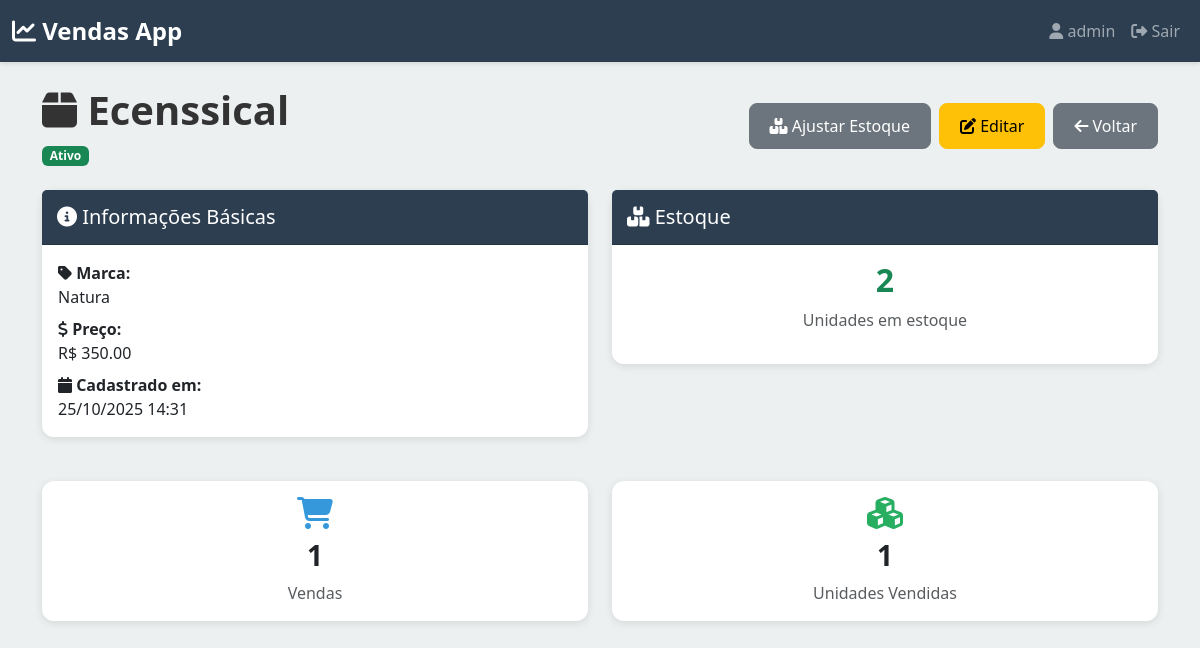
Screenshot of /produtos/1/ (signed in) with the database file from the repository.
### vendas/models.py (models this page shows, shortened)
class Product(models.Model):
    usuario = models.ForeignKey(
        User,
        on_delete=models.CASCADE,
        related_name='produtos',
        help_text="Usuário proprietário do produto"
    )
    nome = models.CharField(
        max_length=200,
        help_text="Nome do produto"
    )
    descricao = models.TextField(
        blank=True,
        null=True,
        help_text="Descrição detalhada do produto"
    )
    preco = models.DecimalField(
        max_digits=10,
        decimal_places=2,
        help_text="Preço unitário do produto"
    )
    marca = models.ForeignKey(
        Marca,
        on_delete=models.SET_NULL,
        null=True,
        blank=True,
        related_name='produtos',
        help_text="Marca do produto"
    )
    estoque = models.IntegerField(
        default=0,
        help_text="Quantidade em estoque"
    )
    ativo = models.BooleanField(
        default=True,
        help_text="Se o produto está ativo"
    )
    criado_em = models.DateTimeField(auto_now_add=True)
    atualizado_em = models.DateTimeField(auto_now=True)
    class Meta:
        verbose_name = "Produto"
        verbose_name_plural = "Produtos"
        ordering = ['-criado_em']
        unique_together = ('usuario', 'nome')

class Marca(models.Model):
    nome = models.CharField(
        max_length=100,
        unique=True,
        help_text="Nome da marca do produto"
    )
    criada_em = models.DateTimeField(auto_now_add=True)
    class Meta:
        verbose_name = "Marca"
        verbose_name_plural = "Marcas"
        ordering = ['nome']

### vendas/views.py (the view)
# urls.py: path('produtos/<int:pk>/', views.produto_detail, name='produto_detail'),
@login_required(login_url='vendas:login')
def produto_detail(request, pk):
    usuario = request.user
    try:
        produto = Product.objects.get(pk=pk, usuario=usuario)
    except Product.DoesNotExist:
        messages.error(request, 'Produto não encontrado!')
        return redirect('vendas:produtos_list')
    itens_venda = SaleItem.objects.filter(produto=produto)
    total_vendas = itens_venda.count()
    quantidade_vendida = itens_venda.aggregate(Sum('quantidade'))['quantidade__sum'] or 0
    contexto = {
        'produto': produto,
        'total_vendas': total_vendas,
        'quantidade_vendida': quantidade_vendida,
    }
    return render(request, 'vendas/produtos/detail.html', contexto)

### templates/vendas/produtos/detail.html (shortened to what this page needs)
{% extends 'base.html' %}
{% block content %}
<div class="row mt-4">
    <div class="col-12 mb-4">
        <div class="d-flex justify-content-between align-items-center">
            <div>
                <h1 class="fw-bold">
                    <i class="fas fa-box"></i> {{ produto.nome }}
                </h1>
                {% if produto.ativo %}
                    <span class="badge bg-success">Ativo</span>
                {% else %}
                    <span class="badge bg-danger">Inativo</span>
                {% endif %}
            </div>
            <div class="d-flex gap-2">
                <a href="{% url 'vendas:produto_ajustar_estoque' produto.pk %}" class="btn btn-secondary">
                    <i class="fas fa-boxes"></i> Ajustar Estoque
                </a>
                <a href="{% url 'vendas:produto_edit' produto.pk %}" class="btn btn-warning">
                    <i class="fas fa-edit"></i> Editar
                </a>
                <a href="{% url 'vendas:produtos_list' %}" class="btn btn-secondary">
                    <i class="fas fa-arrow-left"></i> Voltar
                </a>
            </div>
        </div>
    </div>
</div>
<div class="row mb-4">
    <div class="col-12 col-md-6">
        <div class="card">
            <div class="card-header">
                <h5 class="mb-0">
                    <i class="fas fa-info-circle"></i> Informações Básicas
                </h5>
            </div>
            <div class="card-body">
                {% if produto.marca %}
                <p class="mb-2">
                    <strong><i class="fas fa-tag"></i> Marca:</strong><br>
                    {{ produto.marca.nome }}
                </p>
                {% endif %}
                <p class="mb-2">
                    <strong><i class="fas fa-dollar-sign"></i> Preço:</strong><br>
                    R$ {{ produto.preco|floatformat:2 }}
                </p>
                <p class="mb-0">
                    <strong><i class="fas fa-calendar"></i> Cadastrado em:</strong><br>
                    {{ produto.criado_em|date:"d/m/Y H:i" }}
                </p>
            </div>
        </div>
    </div>
    <div class="col-12 col-md-6">
        <div class="card">
            <div class="card-header">
                <h5 class="mb-0">
                    <i class="fas fa-boxes"></i> Estoque
                </h5>
            </div>
            <div class="card-body">
                <div class="text-center">
                    {% if produto.estoque > 0 %}
                        <h2 class="fw-bold text-success">{{ produto.estoque }}</h2>
                        <p class="text-muted">Unidades em estoque</p>
                    {% elif produto.estoque == 0 %}
                        <h2 class="fw-bold text-warning">0</h2>
                        <p class="text-muted">Sem estoque</p>
                    {% else %}
                        <h2 class="fw-bold text-danger">{{ produto.estoque }}</h2>
                        <p class="text-muted">Estoque negativo</p>
                    {% endif %}
                </div>
            </div>
        </div>
    </div>
</div>
<div class="row mb-4">
    <div class="col-12 col-sm-6">
        <div class="card text-center">
            <div class="card-body">
                <i class="fas fa-shopping-cart" style="font-size: 2rem; color: #3498db;"></i>
                <h3 class="mt-2 fw-bold">{{ total_vendas }}</h3>
                <p class="text-muted mb-0">Vendas</p>
            </div>
        </div>
    </div>
    <div class="col-12 col-sm-6">
        <div class="card text-center">
            <div class="card-body">
                <i class="fas fa-cubes" style="font-size: 2rem; color: #27ae60;"></i>
                <h3 class="mt-2 fw-bold">{{ quantidade_vendida }}</h3>
                <p class="text-muted mb-0">Unidades Vendidas</p>
            </div>
        </div>
    </div>
</div>
{% endblock %}

### templates/base.html (shortened to what this page needs)
<!DOCTYPE html>
<html lang="pt-BR">
<head>
    <link href="https://cdn.jsdelivr.net/npm/bootstrap@5.3.0/dist/css/bootstrap.min.css" rel="stylesheet">
    <link rel="stylesheet" href="https://cdnjs.cloudflare.com/ajax/libs/font-awesome/6.4.0/css/all.min.css">
</head>
<body>
    {% if user.is_authenticated %}
    <nav class="navbar navbar-expand-lg navbar-dark">
        <div class="container-fluid">
            <a class="navbar-brand" href="{% url 'vendas:home' %}">
                <i class="fas fa-chart-line"></i> Vendas App
            </a>
            <div class="collapse navbar-collapse" id="navbarNav">
                <ul class="navbar-nav ms-auto">
                    <li class="nav-item">
                        <span class="nav-link">
                            <i class="fas fa-user"></i> {{ user.first_name|default:user.username }}
                        </span>
                    </li>
                    <li class="nav-item">
                        <a class="nav-link" href="{% url 'vendas:logout' %}">
                            <i class="fas fa-sign-out-alt"></i> Sair
                        </a>
                    </li>
                </ul>
            </div>
        </div>
    </nav>
    {% endif %}
    <div class="main-container">
        <div class="container">
            {% block content %}{% endblock %}
        </div>
    </div>
</body>
</html>

### templates/base.html (style rules this page uses)
:root { --primary-color: #2c3e50; --secondary-color: #3498db; --success-color: #27ae60; --danger-color: #e74c3c; --warning-color: #f39c12; --light-bg: #ecf0f1; }
* { margin: 0; padding: 0; box-sizing: border-box; }
body { font-family: 'Segoe UI', Tahoma, Geneva, Verdana, sans-serif; background-color: var(--light-bg); color: #333; }
.navbar { background-color: var(--primary-color); box-shadow: 0 2px 4px rgba(0, 0, 0, 0.1); }
.navbar-brand { font-weight: bold; font-size: 1.5rem; }
.main-container { min-height: 100vh; padding-bottom: 80px; }
.card { border: none; border-radius: 12px; box-shadow: 0 2px 8px rgba(0, 0, 0, 0.1); margin-bottom: 20px; }
.card-header { background-color: var(--primary-color); color: white; border-radius: 12px 12px 0 0; padding: 15px; }
.btn { border-radius: 8px; font-weight: 500; padding: 10px 20px; transition: all 0.3s ease; }

### rows the page displays
Product: nome "Ecenssical", marca.nome "Natura", preco "350.00", criado_em "25/10/2025 14:31", estoque "2"

### other values shown
{{ user.first_name|default:user.username }} "admin"
{{ total_vendas }} "1"
{{ quantidade_vendida }} "1"
